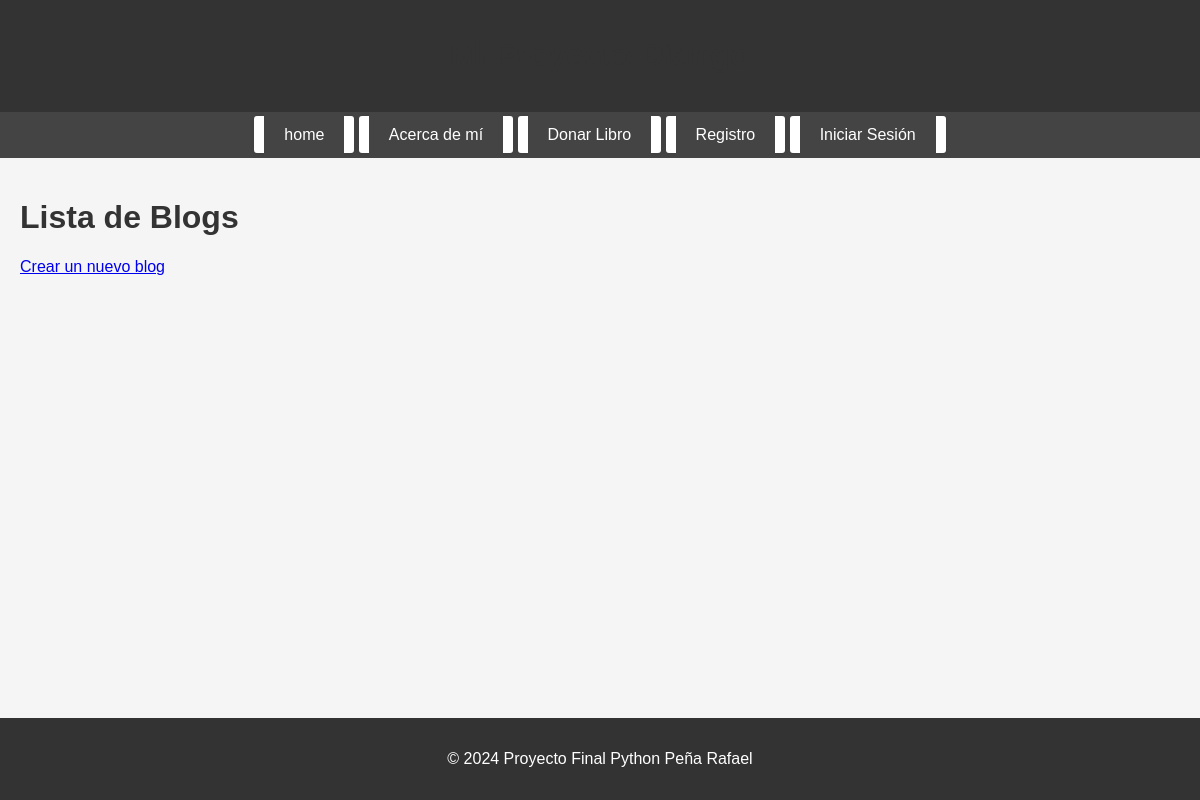
The app's page /blogs/, older data.
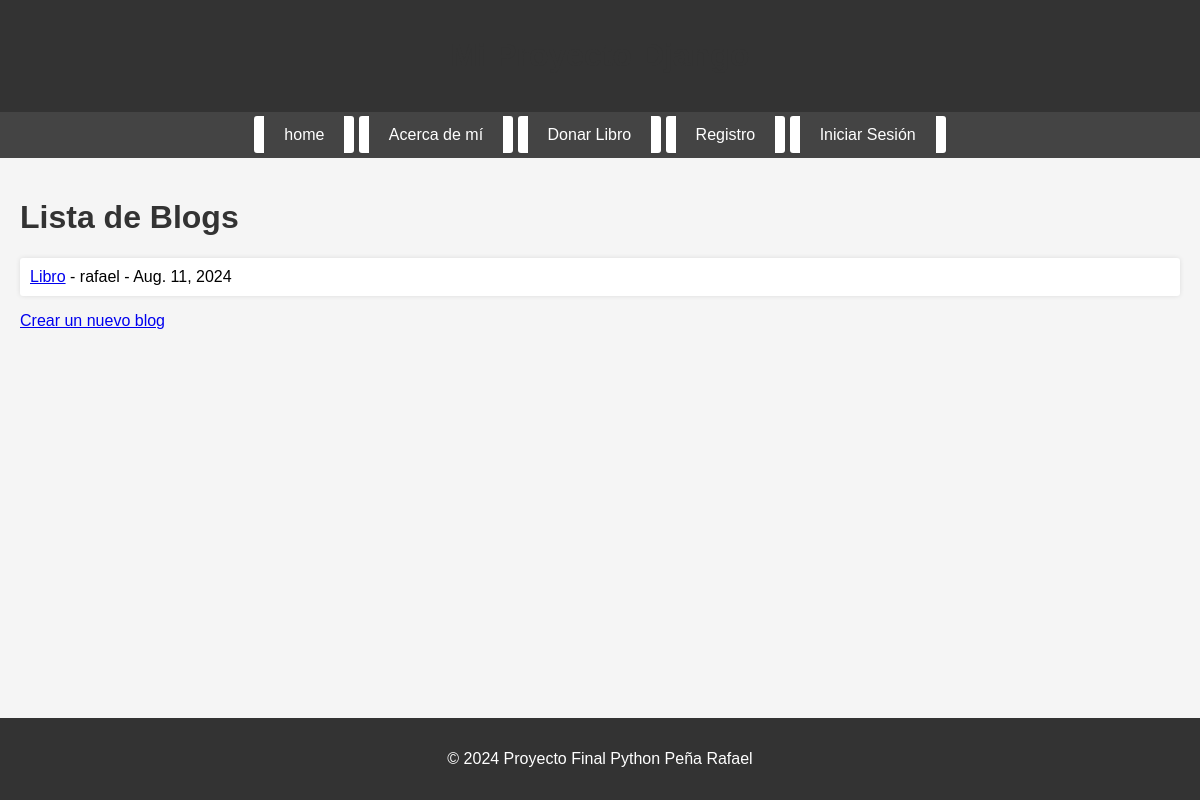
The same page, newer data.
### blogs/models.py (models this page shows)
class Blog(models.Model):
    titulo = models.CharField(max_length=200)
    subtitulo = models.CharField(max_length=200)
    cuerpo = models.TextField()
    autor = models.ForeignKey(User, on_delete=models.CASCADE)
    fecha = models.DateField(auto_now_add=True)
    imagen = models.ImageField(upload_to='blog_images/',null=True, blank=True)

### blogs/views.py (the view)
# urls.py: path('', views.lista_blogs, name='lista_blogs'),
def lista_blogs(request):
    blogs = Blog.objects.all()
    return render(request, 'blogs/lista_blogs.html', {'blogs': blogs})

### blogs/templates/blogs/lista_blogs.html (shortened to what this page needs)
{% extends 'vistas/base.html' %}
{% block content %}
<h1>Lista de Blogs</h1>
<ul>
    {% for blog in blogs %}
        <li>
            <a href="{% url 'detalle_blog' blog.id %}">{{ blog.titulo }}</a> - {{ blog.autor }} - {{ blog.fecha }}
        </li>
    {% endfor %}
</ul>
<a href="{% url 'crear_blog' %}">Crear un nuevo blog</a>
{% endblock %}

### biblioteca/plantillas/vistas/base.html (shortened to what this page needs)
{% load static %}
<!DOCTYPE html>
<html lang="es">
<head>
    <link rel="stylesheet" href="{% static 'biblioteca/styles.css' %}">
</head>
<body>
    <header>
        <h1>Mi Proyecto Django</h1>
    </header>
    <nav>
        <ul>
            <li><a href="{% url 'home' %}">home</a></li>
            <li><a href="{% url 'about' %}">Acerca de mí</a></li>
            <li><a href="{% url 'donar_libro' %}">Donar Libro</a></li>
            {% if user.is_authenticated %}
                <li><a href="{% url 'buscar' %}">Buscar Libros</a></li>
                <li><a href="{% url 'seleccionar_libro_prestamo' %}">Pedir Préstamo</a></li>
                <li><a href="{% url 'lista_blogs' %}">Reseñas de libros</a></li>
                <li><a href="{% url 'accounts:profile' %}">Perfil</a></li>
                <li>
                    <form id="logout-form" action="{% url 'logout' %}" method="post" style="display:none;">
                        {% csrf_token %}
                    </form>
                    <a href="#" onclick="event.preventDefault(); document.getElementById('logout-form').submit();">Cerrar Sesión</a>
                </li>
                {% else %}
                <li><a href="{% url 'accounts:signup' %}">Registro</a></li>
            <li><a href="{% url 'accounts:login' %}">Iniciar Sesión</a></li>
            {% endif %}
        </ul>
    </nav>
    <main>
        {% block content %}{% endblock %}
    </main>
    <footer>
        <p>© 2024 Proyecto Final Python Peña Rafael</p>
    </footer>
</body>
</html>

### biblioteca/static/biblioteca/styles.css (style rules this page uses)
body { font-family: Arial, sans-serif; background-color: #f5f5f5; margin: 0; padding: 0; display: flex; flex-direction: column; min-height: 100vh; }
header { background-color: #333; color: #fff; padding: 1em 0; text-align: center; }
nav { background-color: #444; overflow: hidden; }
nav ul { list-style-type: none; margin: 0; padding: 0; text-align: center; }
nav ul li { display: inline; margin: 0; }
nav ul li a { color: #fff; background-color: #444; padding: 14px 20px; text-decoration: none; display: inline-block; transition: background-color 0.3s, color 0.3s; }
main { flex: 1; padding: 20px; overflow: auto; }
footer { background-color: #333; color: #fff; text-align: center; padding: 1em 0; position: relative; width: 100%; }
h1, h2, h3, h4, h5, h6 { color: #333; }
ul { list-style-type: none; padding: 0; }
ul li { background-color: #fff; margin: 10px 0; padding: 10px; border-radius: 3px; box-shadow: 0 0 5px rgba(0, 0, 0, 0.1); }
html, body { overflow: auto; height: 100%; }

Row changes from the older to the newer data that the page shows:
added Blog: titulo "Libro", autor "rafael", fecha "Aug. 11, 2024"
